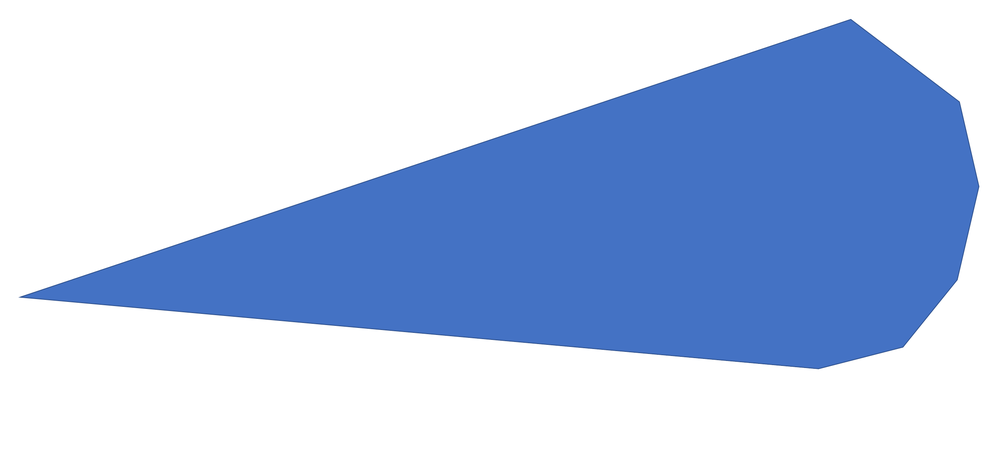
%> input picture convexPolygone01.png, 1000 x 451 px, shrunk from 2422 x 1092 before the run
$ octave main_A_2D.m   (GNU Octave 9; MATLAB toolbox functions it lacks are replaced by stand-ins)
%> lines starting %> are read from the running program, lines starting %| are printed output that depends on the picture; in (x1, y1, x2, y2) boxes, pixels count from 0 and x2, y2 are one past the last pixel; in counts of white or black regions, pixels touching at a corner belong together; the program's own positions count from 1
### cMinMax2D.m
function [X,Y]=cMinMax(Im_in,Nc)
% find corners in an convex polygon
%   using cMinMax
% Im_in : The input image with the mask.
%         It is bilevel. Pixels in the
%         mask have high values
% Nc    : The number of expected corners
% X,Y   : contain the detected corners
%         for each rotation
%%%%%%%%%%%%%%%%%%%%%%%%%%%%%%%%%
% Authors Dimitrios & Constantinos Chamzas 2020 Matlab 2017b
% This work is described in "cMinMax: A Fast Algorithm to Find the Corners
% of an N-dimensional Convex Polytope"
% by D Chamzas, C Constantinos, K Moustakas
% GRAPP 2021: 16th International Joint Conference on Computer Vision, Imaging
%%%%%%%%%%%%%%%%%%%%%%%%%%%%%%%%%
% if image is RGB convert to gray
  if size(Im_in,3)==3
      Im_in=rgb2gray(Im_in);
  end
  % finds the pixels that are in the mask
  % and places their coordinates in Xm,Ym
  Im_in_max=max(max(Im_in));
  Im_in_min=min(min(Im_in));
  % T is a threshold
  T=(Im_in_max+Im_in_min)/2;
  [Xm,Ym]=ind2sub(size(Im_in), ...
    find(Im_in>T));

  % finds first four corners in Im_in
  [Xc,Yc] = FndCrnr(Xm,Ym) ;
  X(1,:)=Xc'; Y(1,:)=Yc';
  for k=1:round(Nc/2)-1
    Dtheta=k*pi/Nc;
    Trot=[cos(Dtheta) -sin(Dtheta);
        sin(Dtheta) cos(Dtheta)];
    % rotate the pixels of the mask
    Indx_rot=Trot*[Xm Ym]';
    [Xcr,Ycr]= FndCrnr(Indx_rot(1,:), ...
      Indx_rot(2,:));
    % Xcr,Ycr coordinates of 4 rotated corners
    % Indx_c, coordinates in original img
    % Inverse rotation is the transpose of Trot
    Indx_c=Trot'*[Xcr' Ycr']';
    X(k+1,:)=Indx_c(1,:);
    Y(k+1,:)=Indx_c(2,:);
  end
end

function [Xc, Yc]= FndCrnr(Xm,Ym)
% [Xm,Ym] the coordinates of the mask
% [Xc,Yc] coordinates of the four corners

  % find xmin
  I=find(Xm==min(Xm));
  % if I has more than one points then
  %    for min we select the first and
  %    for max the last
  Xc(1)=Xm(I(1)); Yc(1)=Ym(I(1));
  % find xmax
  I=find(Xm==max(Xm));
  Xc(2)=Xm(I(end)); Yc(2)=Ym(I(end));
  % find ymin
  I=find(Ym==min(Ym));
  Xc(3)=Xm(I(1)); Yc(3)=Ym(I(1));
  % find ymax
  I=find(Ym==max(Ym));
  Xc(4)=Xm(I(end)); Yc(4)=Ym(I(end));
end

### main_A_2D.m
clear all; close all;
% generate a bilevel test image
% with a N-regular polygon mask
Nc=6; M=1000;
t = (0:1/Nc:1)'*2*pi;t=t+.01;
x = cos(t); y = sin(t);
BW=poly2mask(M*x/4+M/2,M*y/3+M/2,M,M);
Im_in = uint8(255 * BW);
% Im_in=imread('hexagon.png'); Nc=6;
% Im_in=imread('6_imgContour6.png'); Nc=4;
Im_in=imread('convexPolygone01.png'); Im_in=rgb2gray(Im_in); Im_in=255-Im_in; Nc=7;
%> further down, Im_in is the input picture: size 451x1000x3 uint8; mean R, G, B 181, 199.1, 231.5
%> after `Im_in=rgb2gray(Im_in)`:
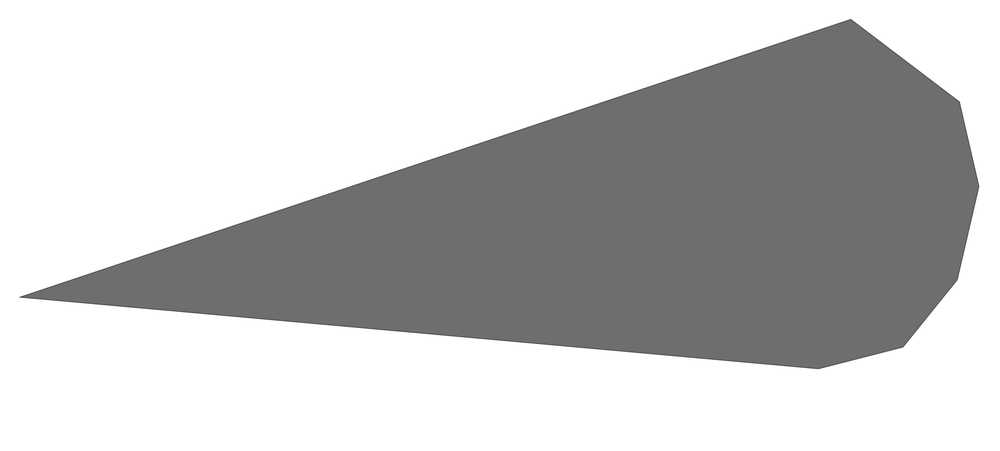
%> Im_in: size 451x1000 uint8; min 76, max 255, mean 197.6
%> after `Im_in=255-Im_in`:
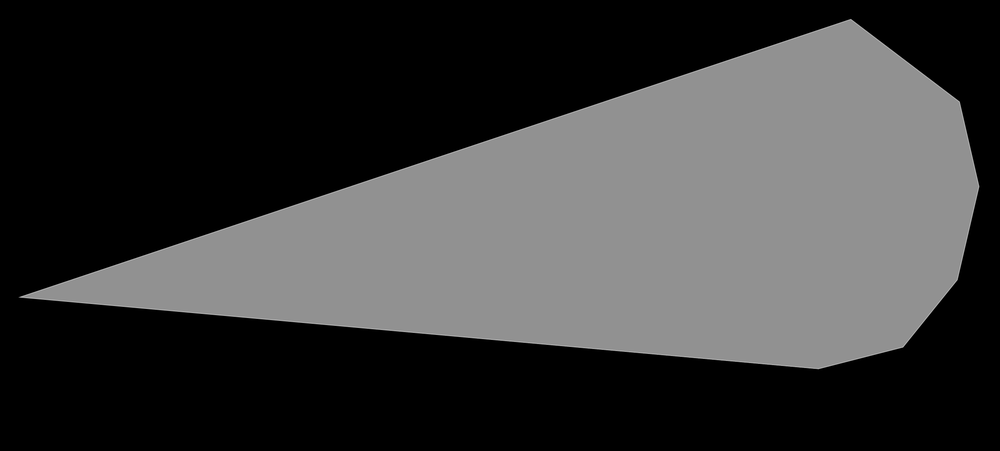
%> Im_in: size 451x1000 uint8; min 0, max 179, mean 57.4
T1=min(min(Im_in)) ; T2=max(max(Im_in))/2; T=(T1+T2)/2
%> after `T1=min(min(Im_in))`: T1 = 0
%> after `T2=max(max(Im_in))/2`: T2 = 90
%> after `T=(T1+T2)/2`: T = 45
Im_in(find(Im_in>T))=255; Im_in(find(Im_in<=T))=0; %apply simple threshold
%> after `Im_in(find(Im_in>T))=255`:
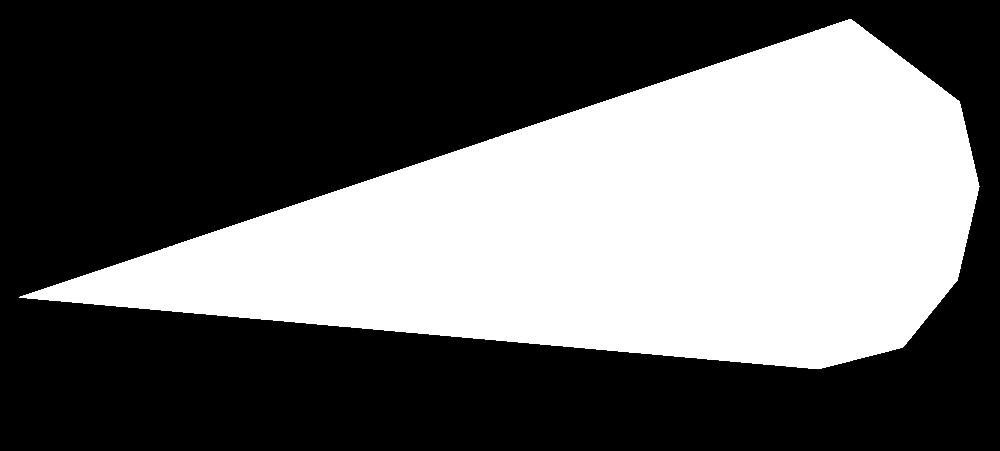
%> Im_in: size 451x1000 uint8; min 0, max 255, mean 101.1
%> after `Im_in(find(Im_in<=T))=0`: Im_in: size 451x1000 uint8; 39.6% white; 1 white region, box (x1, y1, x2, y2) and area: (19, 19, 980, 369) 178709

Nc=6
tic
[X,Y]=cMinMax2D(Im_in,Nc);
%> in cMinMax, `Im_in_max=max(max(Im_in));`: Im_in_max = 255
%> in cMinMax, `Im_in_min=min(min(Im_in));`: Im_in_min = 0
%> in cMinMax, `T=(Im_in_max+Im_in_min)/2;`: T = 128
%> in cMinMax, `[Xm,Ym]=ind2sub(size(Im_in), find(Im_in>T));`: Xm = 178709 values from 20 to 369; Ym = 178709 values from 20 to 980
%> in FndCrnr, `I=find(Xm==min(Xm));`: I = [146325; 146668; 147011; 147353]
%> in FndCrnr, `I=find(Xm==max(Xm));`: I = [133049; 133385; 133722; 134059; 134396; 134734; 135072; 135411; 135750; 136089; 136428; 136768; 137108; 137449]
%> in FndCrnr, `I=find(Ym==min(Ym));`: I = 1
%> in FndCrnr, `I=find(Ym==max(Ym));`: I = 178709
%> in cMinMax, `[Xc,Yc] = FndCrnr(Xm,Ym) ;`: Xc = [20 369 298 187]; Yc = [849 822 20 980]
%> the loop in cMinMax, `for k=1:round(Nc/2)-1` made 2 passes
%> (Xcr, Ycr, Indx_c) on passes 1 to 2: ([-408.7 248.1 248.1 -235.6], [747.9 166.3 166.3 970.2], [20 298 298 281; 852 20 20 958]), ([-780.4 131.7 130.3 -608], [568.3 268.1 267.7 752.9], [102 298 297 348; 960 20 21 903])
%> after the loop in cMinMax, `for k=1:round(Nc/2)-1`: X = [20 369 298 187; 20 298 298 281; 102 298 297 348]; Y = [849 822 20 980; 852 20 20 958; 960 20 21 903]
%> X = [20 369 298 187; 20 298 298 281; 102 298 297 348]; Y = [849 822 20 980; 852 20 20 958; 960 20 21 903]
toc

figure(1);imshow(Im_in); axis on; hold on;
for i=1:Nc/2
  plot(Y(i,:),X(i,:),'yo','MarkerSize',10,'MarkerFaceColor', 'r' );
end
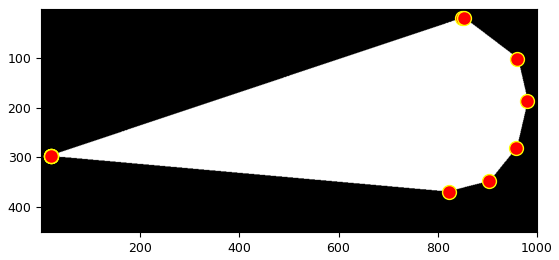
%> figure redrawn from the program's plot data

% plot(Y(1,:),X(1,:),'yo','MarkerSize',15,'MarkerFaceColor', 'r' );
% plot(Y(2,:),X(2,:),'yo','MarkerSize',10,'MarkerFaceColor', 'g' );
% plot(Y(3,:),X(3,:),'yo','MarkerSize',5,'MarkerFaceColor', 'b' );
